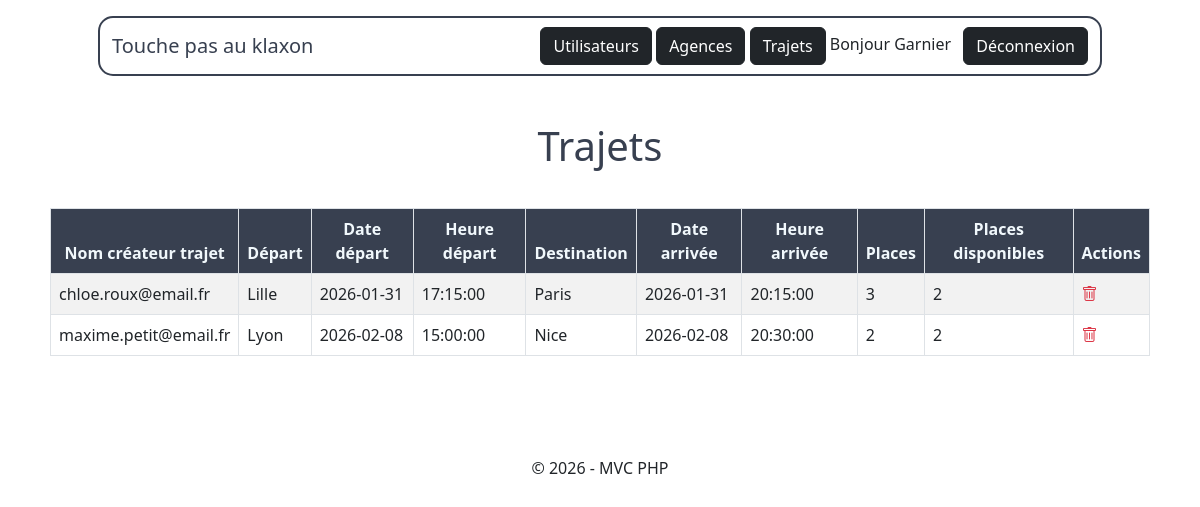
Page /index.php?action=admin_trips (signed in) on the committed database.
### tables this page shows
CREATE TABLE `trips` (
  `id` int(11) NOT NULL,
  `user_mail` varchar(255) NOT NULL,
  `depart` varchar(255) NOT NULL,
  `date_depart` date NOT NULL,
  `heure_depart` time NOT NULL,
  `destination` varchar(255) NOT NULL,
  `date_arrivee` date NOT NULL,
  `heure_arrivee` time NOT NULL,
  `places` int(11) NOT NULL,
  `places_disponibles` int(11) NOT NULL
);

### App/Controller/AdminController.php (called while the page is built, shortened)
<?php
require_once __DIR__ . '/../Model/TripModel.php';
class AdminController
{
    public function tripsList() {
        $tripModel = new TripModel();
        $trips = $tripModel->getAllTrips();
        require __DIR__ . '/../../templates/admin/trips_list.php';
    }
}

### Core/Database.php (called while the page is built)
<?php
class Database {
    public static function getConnection(): PDO {
        return new PDO(
            'mysql:host=localhost;dbname=touche_pas_au_klaxon;charset=utf8mb4',
            'root',
            ''
        );
    }
}
?>

### Core/DefaultModel.php (called while the page is built, shortened)
<?php
require_once __DIR__ . '/Database.php';
class DefaultModel {
    public function __construct() {
        $this->db = Database::getConnection();
    }
}
?>

### App/Model/TripModel.php (called while the page is built, shortened)
<?php
require_once __DIR__ . '/../../Core/DefaultModel.php';
class TripModel extends DefaultModel {
    public function getAllTrips(): array {
        $stmt = $this->db->query('
        SELECT *
        FROM trips');
        return $stmt->fetchAll(PDO::FETCH_ASSOC);
    }
}

### templates/admin/trips_list.php (the view, shortened to what this page needs)
<!DOCTYPE html>
<html lang="fr">
<head>
    <link href="https://cdn.jsdelivr.net/npm/bootstrap@5.2.3/dist/css/bootstrap.min.css" rel="stylesheet">
    <link rel="stylesheet" href="https://cdn.jsdelivr.net/npm/bootstrap-icons/font/bootstrap-icons.css">
    <link rel="stylesheet" href="../public/style.css">
</head>
    <body>
        <?php require_once __DIR__ . '/../header.php'; ?>
        <main>
            <h1>Trajets</h1>
                <table class="table table-striped table-bordered">
                    <thead class="text-center">
                        <tr class="dark-row">
                            <th>Nom créateur trajet</th>
                            <th>Départ</th>
                            <th>Date départ</th>
                            <th>Heure départ</th>
                            <th>Destination</th>
                            <th>Date arrivée</th>
                            <th>Heure arrivée</th>
                            <th>Places</th>
                            <th>Places disponibles</th>
                            <th>Actions</th>
                        </tr>
                    </thead>
                    <tbody>
                        <?php
                        require_once __DIR__ . '/../../App/Model/TripModel.php';
                        foreach ($trips as $trip): ?>
                                <tr>
                                    <td><?= htmlspecialchars($trip['user_mail']) ?></td>
                                    <td><?= htmlspecialchars($trip['depart']) ?></td>
                                    <td><?= htmlspecialchars($trip['date_depart']) ?></td>
                                    <td><?= htmlspecialchars($trip['heure_depart']) ?></td>
                                    <td><?= htmlspecialchars($trip['destination']) ?></td>
                                    <td><?= htmlspecialchars($trip['date_arrivee']) ?></td>
                                    <td><?= htmlspecialchars($trip['heure_arrivee']) ?></td>
                                    <td><?= htmlspecialchars($trip['places']) ?></td>
                                    <td><?= htmlspecialchars($trip['places_disponibles']) ?></td>
                                    <td>
                                        <a href="index.php?action=admin_trip_delete&id=<?= $trip['id'] ?>" onclick="return confirm('Supprimer ce trajet ?');">
                                            <i class="bi bi-trash text-danger"></i>
                                        </a>
                                    </td>
                                </tr>
                        <?php endforeach; ?>
                    </tbody>
                </table>
        </main>
        <footer class="d-flex justify-content-center">
            <div><p>&copy; 2026 - MVC PHP</p></div>
        </footer>
    </body>
</html>

### public/style.css (style rules this page uses)
body { margin-left: 50px; margin-right: 50px; }
.dark-row { background-color: #384050; color: #f1f8fc; }
h1 { color: #384050; padding-top: 30px; padding-bottom: 30px; text-align: center; }
footer { margin-top: 100px; }

### rows in the picture
trips: user_mail "chloe.roux@email.fr", depart "Lille", date_depart "2026-01-31", heure_depart "17:15:00", destination "Paris", date_arrivee "2026-01-31", heure_arrivee "20:15:00", places "3", places_disponibles "2"
trips: user_mail "maxime.petit@email.fr", depart "Lyon", date_depart "2026-02-08", heure_depart "15:00:00", destination "Nice", date_arrivee "2026-02-08", heure_arrivee "20:30:00", places "2", places_disponibles "2"

### other values in the picture
$_SESSION['user_name'] "Garnier"
